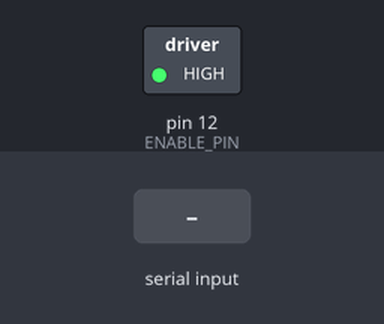
Simulated run of this sketch. Board: Arduino Uno, built with avr-gcc and run on an emulated ATmega328P. On the bench: switched loads named in the sketch (green lamp = pin HIGH). The inputs (shaded band) are chosen by the test bench.

Above: at 1.2 s.
1.3 s: "E1\n" received over Serial
At 1.7 s:
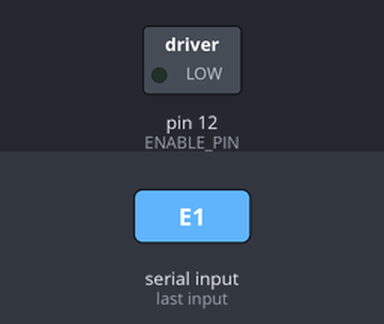
2.8 s: "E0\n" received over Serial
At 4.0 s:
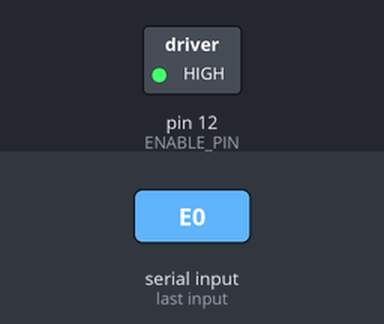
Timing chart, 0 to 5.8 s (numbered marks = the images above; inputs shaded):
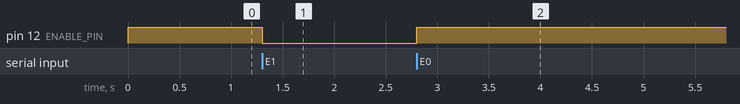

The sketch:

ArmFirmware.ino
```cpp
#include <AccelStepper.h>

// --- DIGITAL PINS ---
#define ENABLE_PIN 12   // Using 12 as global enable
#define LIMIT_SWITCH A0 // Using Analog A0 as a Digital Input

// --- MOTOR PINS ---
// Avoid pin 13 to prevent startup flicker
#define BASE_STEP 2
#define BASE_DIR 3
#define SHOULDER_STEP 4
#define SHOULDER_DIR 5
#define SLIDER_STEP 6
#define SLIDER_DIR 7
#define ELBOW_STEP 8
#define ELBOW_DIR 9
#define WRIST_UD_STEP 10
#define WRIST_UD_DIR 11
#define WRIST_ROT_STEP A1
#define WRIST_ROT_DIR A2

// Instantiate motors
AccelStepper baseM(1, BASE_STEP, BASE_DIR);
AccelStepper shoulderM(1, SHOULDER_STEP, SHOULDER_DIR);
AccelStepper sliderM(1, SLIDER_STEP, SLIDER_DIR);
AccelStepper elbowM(1, ELBOW_STEP, ELBOW_DIR);
AccelStepper wristUDM(1, WRIST_UD_STEP, WRIST_UD_DIR);
AccelStepper wristRotM(1, WRIST_ROT_STEP, WRIST_ROT_DIR);

String inputString = "";
bool stringComplete = false;
bool isMoving = false;

void setup() {
  Serial.begin(115200);

  // Set up the hidden digital pins
  pinMode(ENABLE_PIN, OUTPUT);
  digitalWrite(ENABLE_PIN, HIGH); // Disable drivers initially (assuming LOW is enable)

  pinMode(LIMIT_SWITCH, INPUT_PULLUP);

  // Initial settings (same as before)
  baseM.setMaxSpeed(2000);
  baseM.setAcceleration(800);

  shoulderM.setMaxSpeed(2000);
  shoulderM.setAcceleration(800);

  sliderM.setMaxSpeed(2000);
  sliderM.setAcceleration(800);

  elbowM.setMaxSpeed(2000);
  elbowM.setAcceleration(800);

  wristUDM.setMaxSpeed(2000);
  wristUDM.setAcceleration(800);

  wristRotM.setMaxSpeed(2000);
  wristRotM.setAcceleration(800);
}

void loop() {
  // Read Serial Commands
  while (Serial.available()) {
    char inChar = (char)Serial.read();
    inputString += inChar;
    if (inChar == '\n') {
      stringComplete = true;
    }
  }

  if (stringComplete) {
    inputString.trim();

    if (inputString == "E1") {
      digitalWrite(ENABLE_PIN, LOW); // Enable drivers
    } else if (inputString == "E0") {
      digitalWrite(ENABLE_PIN, HIGH); // Disable drivers
    } else if (inputString.length() > 0) {
      // Parse coordinates: B S L E U R
      long b = baseM.targetPosition();
      long s = shoulderM.targetPosition();
      long l = sliderM.targetPosition();
      long e = elbowM.targetPosition();
      long u = wristUDM.targetPosition();
      long r = wristRotM.targetPosition();

      int bIdx = inputString.indexOf('B');
      int sIdx = inputString.indexOf('S');
      int lIdx = inputString.indexOf('L');
      int eIdx = inputString.indexOf('E');
      int uIdx = inputString.indexOf('U');
      int rIdx = inputString.indexOf('R');

      if (bIdx >= 0) { b = inputString.substring(bIdx + 1).toInt(); }
      if (sIdx >= 0) { s = inputString.substring(sIdx + 1).toInt(); }
      if (lIdx >= 0) { l = inputString.substring(lIdx + 1).toInt(); }
      if (eIdx >= 0) { e = inputString.substring(eIdx + 1).toInt(); }
      if (uIdx >= 0) { u = inputString.substring(uIdx + 1).toInt(); }
      if (rIdx >= 0) { r = inputString.substring(rIdx + 1).toInt(); }

      baseM.moveTo(b);
      shoulderM.moveTo(s);
      sliderM.moveTo(l);
      elbowM.moveTo(e);
      wristUDM.moveTo(u);
      wristRotM.moveTo(r);

      isMoving = true;
    }

    inputString = "";
    stringComplete = false;
  }

  // Check limit switch: If pressed, stop the slider immediately!
  static long lastTarget = 0;
  static bool limitTriggered = false;

  long currentTarget = sliderM.targetPosition();

  // Reset the trigger if the target position changes (new movement)
  if (currentTarget != lastTarget) {
    limitTriggered = false;
    lastTarget = currentTarget;
  }

  if (sliderM.distanceToGo() != 0 && !limitTriggered) {
    if (digitalRead(LIMIT_SWITCH) == LOW) {
      sliderM.stop();
      limitTriggered = true;
      lastTarget = sliderM.targetPosition(); // Update to the new deceleration target
    }
  }

  // Run all motors
  baseM.run();
  shoulderM.run();
  sliderM.run();
  elbowM.run();
  wristUDM.run();
  wristRotM.run();

  // Check if movement is done
  if (isMoving &&
      baseM.distanceToGo() == 0 &&
      shoulderM.distanceToGo() == 0 &&
      sliderM.distanceToGo() == 0 &&
      elbowM.distanceToGo() == 0 &&
      wristUDM.distanceToGo() == 0 &&
      wristRotM.distanceToGo() == 0) {

    Serial.println("READY");
    isMoving = false;
  }
}
```

Measured:
- after the input at 1.3 s, pin 12 (ENABLE_PIN): HIGH → LOW at once
- after the input at 2.8 s, pin 12 (ENABLE_PIN): LOW → HIGH at once
